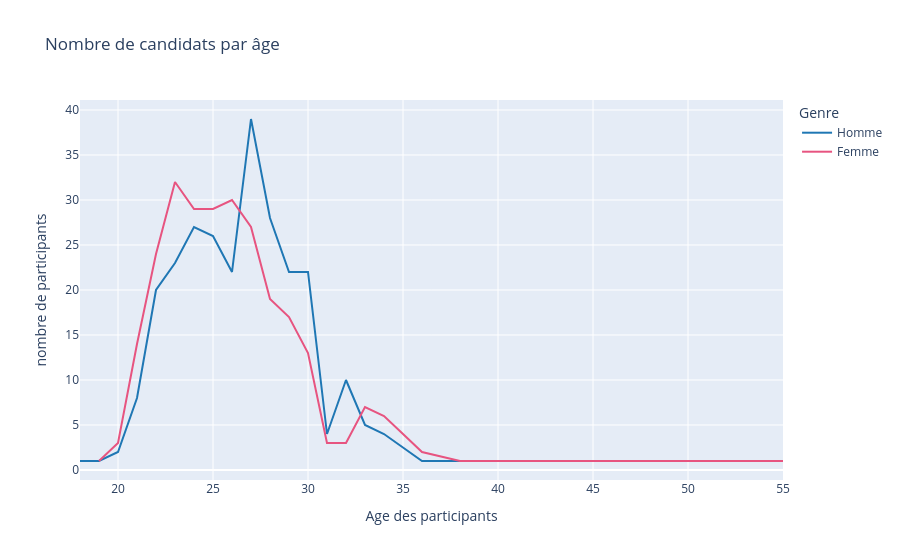
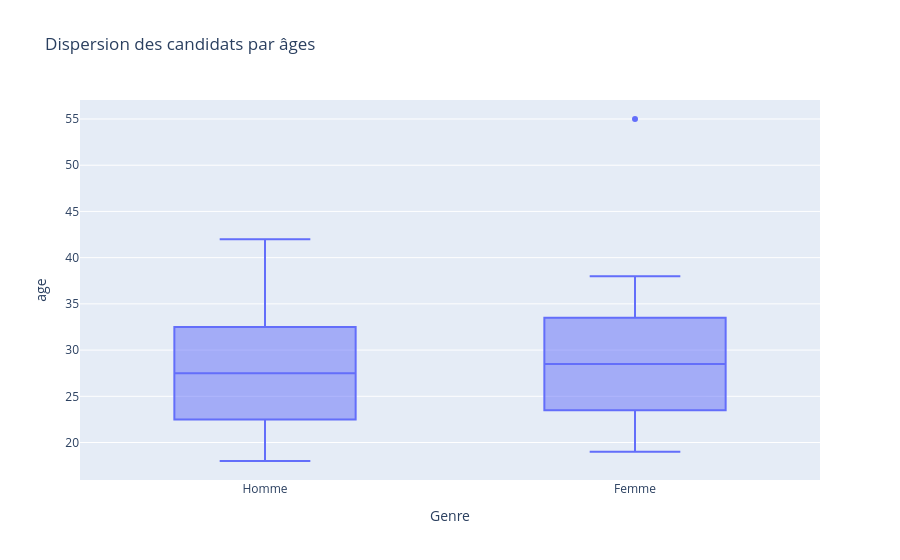

Source (notebook cell) for these figures, in order:
### Code cell
# Nombre de participants uniques par âge :

unique_students_by_age = (
    df.groupby(["age","gender_text"])["iid"]
      .nunique()
      .reset_index(name="n_persons")
      .sort_values("age")
)

# Visualisation en barre
fig = px.line(unique_students_by_age, 
             x="age",
             y="n_persons",
             title="Nombre de candidats par âge",
             labels={
                 "n_persons":"nombre de participants",
                 "age":"Age des participants",
                 "gender_text":"Genre"
             },
             color="gender_text",
             #text_auto=True,
             #barmode="group",
             color_discrete_map={
                 "Femme":"#E75480",
                 "Homme":"#1f77b4"})
fig.show()

# visualisation en boxplot
fig = px.box(unique_students_by_age,
             x="gender_text", 
             y="age",
             title="Dispersion des candidats par âges",
             labels={
                 "gender_text":"Genre"
             })
fig.show()

### Figure 1 — Plotly figure (JSON) as saved in the notebook; plotly's stock layout.template omitted (floating-point values rounded to 4 significant figures)
{"data": [{"hovertemplate": "Genre=Homme<br>Age des participants=%{x}<br>nombre de participants=%{y}<extra></extra>", "legendgroup": "Homme", "line": {"color": "#1f77b4", "dash": "solid"}, "marker": {"symbol": "circle"}, "mode": "lines", "name": "Homme", "orientation": "v", "showlegend": true, "type": "scatter", "x": [18.0, 19.0, 20.0, 21.0, 22.0, 23.0, 24.0, 25.0, 26.0, 27.0, 28.0, 29.0, 30.0, 31.0, 32.0, 33.0, 34.0, 36.0, 39.0, 42.0], "xaxis": "x", "y": [1, 1, 2, 8, 20, 23, 27, 26, 22, 39, 28, 22, 22, 4, 10, 5, 4, 1, 1, 1], "yaxis": "y"}, {"hovertemplate": "Genre=Femme<br>Age des participants=%{x}<br>nombre de participants=%{y}<extra></extra>", "legendgroup": "Femme", "line": {"color": "#E75480", "dash": "solid"}, "marker": {"symbol": "circle"}, "mode": "lines", "name": "Femme", "orientation": "v", "showlegend": true, "type": "scatter", "x": [19.0, 20.0, 21.0, 22.0, 23.0, 24.0, 25.0, 26.0, 27.0, 28.0, 29.0, 30.0, 31.0, 32.0, 33.0, 34.0, 35.0, 36.0, 38.0, 55.0], "xaxis": "x", "y": [1, 3, 14, 24, 32, 29, 29, 30, 27, 19, 17, 13, 3, 3, 7, 6, 4, 2, 1, 1], "yaxis": "y"}], "layout": {"legend": {"title": {"text": "Genre"}, "tracegroupgap": 0}, "title": {"text": "Nombre de candidats par âge"}, "xaxis": {"anchor": "y", "domain": [0, 1], "title": {"text": "Age des participants"}}, "yaxis": {"anchor": "x", "domain": [0, 1], "title": {"text": "nombre de participants"}}}}

### Figure 2 — Plotly figure (JSON) as saved in the notebook; plotly's stock layout.template omitted (floating-point values rounded to 4 significant figures)
{"data": [{"alignmentgroup": "True", "hovertemplate": "Genre=%{x}<br>age=%{y}<extra></extra>", "legendgroup": "", "marker": {"color": "#636efa"}, "name": "", "notched": false, "offsetgroup": "", "orientation": "v", "showlegend": false, "type": "box", "x": ["Homme", "Femme", "Homme", "Femme", "Homme", "Femme", "Homme", "Femme", "Homme", "Homme", "Femme", "Femme", "Homme", "Femme", "Homme", "Femme", "Homme", "Femme", "Homme", "Homme", "Femme", "Femme", "Homme", "Femme", "Homme", "Femme", "Homme", "Femme", "Homme", "Homme", "Femme", "Femme", "Homme", "Femme", "Femme", "Homme", "Femme", "Homme", "Homme", "Femme"], "x0": " ", "xaxis": "x", "y": [18.0, 19.0, 19.0, 20.0, 20.0, 21.0, 21.0, 22.0, 22.0, 23.0, 23.0, 24.0, 24.0, 25.0, 25.0, 26.0, 26.0, 27.0, 27.0, 28.0, 28.0, 29.0, 29.0, 30.0, 30.0, 31.0, 31.0, 32.0, 32.0, 33.0, 33.0, 34.0, 34.0, 35.0, 36.0, 36.0, 38.0, 39.0, 42.0, 55.0], "y0": " ", "yaxis": "y"}], "layout": {"boxmode": "group", "legend": {"tracegroupgap": 0}, "title": {"text": "Dispersion des candidats par âges"}, "xaxis": {"anchor": "y", "domain": [0, 1], "title": {"text": "Genre"}}, "yaxis": {"anchor": "x", "domain": [0, 1], "title": {"text": "age"}}}}
